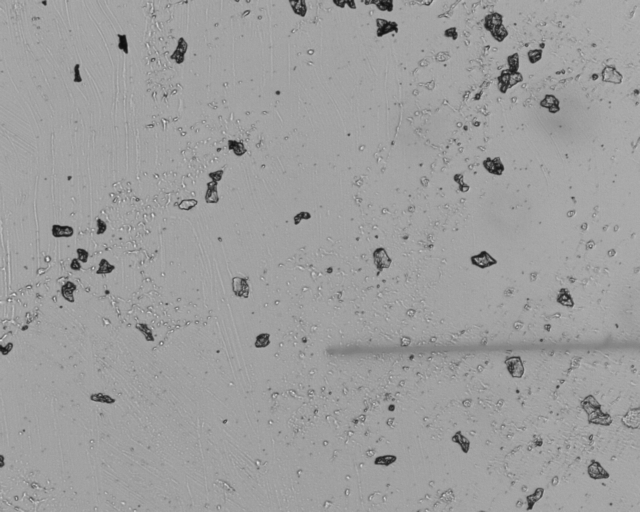
#> input picture ccd/screenshots/laser_line_X100_Y-824_20260203_222121.png, 1280 x 1024 px (shown at 1/2 size); its folder holds 4 pictures in this run
$ python testline_light_batch.py
#> lines starting #> are read from the running program, lines starting #| are printed output that depends on the picture
import os
import cv2
import numpy as np
import matplotlib.pyplot as plt
from scipy.optimize import curve_fit

# 脚本所在目录，用于构建绝对路径
_SCRIPT_DIR = os.path.dirname(os.path.abspath(__file__))

def gaussian_func(x, a, mu, sigma, base):
    """定义高斯函数：用于拟合灰度剖面"""
    # a: 幅度, mu: 中心位置, sigma: 标准差, base: 背景基准灰度
    return a * np.exp(-(x - mu)**2 / (2 * sigma**2)) + base

def imread_cn(path):
    """支持中文路径的图片读取"""
    return cv2.imdecode(np.fromfile(path, dtype=np.uint8), cv2.IMREAD_GRAYSCALE)
#> returned value is the input picture: shape (1024, 1280); min 12, max 243, mean 157.5

def measure_line_width(image_path, roi_coords):
    # 1. 加载并转为灰度图（支持中文路径）
    img = imread_cn(image_path)
    if img is None:
        print(f"图片加载失败: {image_path}")
        return None

    # 2. 截取 ROI (感兴趣区域)
    # roi_coords: (y_start, y_end, x_start, x_end)
    y1, y2, x1, x2 = roi_coords
    roi = img[y1:y2, x1:x2]
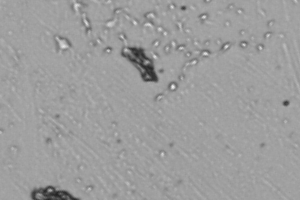
#> roi: shape (200, 300); min 35, max 237, mean 157.1

    # 3. 多行平均投影 (关键步骤：将二维图像压成一维，抵消随机噪声)
    # 假设线条是水平的，我们对列进行平均，得到垂直方向的灰度分布
    profile = np.mean(roi, axis=1)
#> profile = 200 values, max 160.8 at index 24, min 144.1 at index 199, mean 157.1
    x_data = np.arange(len(profile))
#> x_data = 200 values from 0 to 199

    # 4. 初始化拟合参数
    # 因为线条比背景暗，幅度 a 应该是负值
    base_guess = np.max(profile)
#> base_guess = 160.8
    a_guess = np.min(profile) - base_guess
#> a_guess = -16.77
    mu_guess = np.argmin(profile)
#> mu_guess = 199
    sigma_guess = 5.0 # 初始猜一个宽度

    p0 = [a_guess, mu_guess, sigma_guess, base_guess]
#> p0 = [-16.77, 199, 5, 160.8]

    # 5. 执行高斯拟合 (亚像素精度)
    try:
        popt, _ = curve_fit(gaussian_func, x_data, profile, p0=p0)
#> popt = [-11.93, 196.7, 5.85, 157.7]
        a, mu, sigma, base = popt
#> a = -11.93; mu = 196.7; sigma = 5.85; base = 157.7

        # 6. 计算 FWHM (半高全宽)
        # FWHM = 2 * sqrt(2 * ln(2)) * sigma
        fwhm = 2.355 * abs(sigma)
#> fwhm = 13.77
        return fwhm

    except Exception as e:
        print(f"  拟合失败: {e}")
        return None

# --- 批量处理配置 ---
# ROI 坐标 [y_start, y_end, x_start, x_end]
my_roi = [600, 800, 150, 450]
# 待处理的图片文件夹
folder = r'D:\ccd\screenshots'

files = sorted([f for f in os.listdir(folder) if f.lower().endswith('.png')])
print(f"找到 {len(files)} 张图片，开始批量处理...")
print(f"{'序号':<4} {'文件名':<52} {'线宽 FWHM (像素)'}")
print('-' * 75)

results = []
for i, f in enumerate(files, 1):
    path = os.path.join(folder, f)
    fwhm = measure_line_width(path, my_roi)
#> fwhm = 13.77
    if fwhm is not None:
        print(f"{i:<4} {f:<52} {fwhm:.4f} px")
#| 1    laser_line_X100_Y-824_20260203_222121.png            13.7690 px
        results.append(fwhm)
    else:
        print(f"{i:<4} {f:<52} 失败")
#> pass 2 of the loop `for i, f in enumerate(files, 1):`:
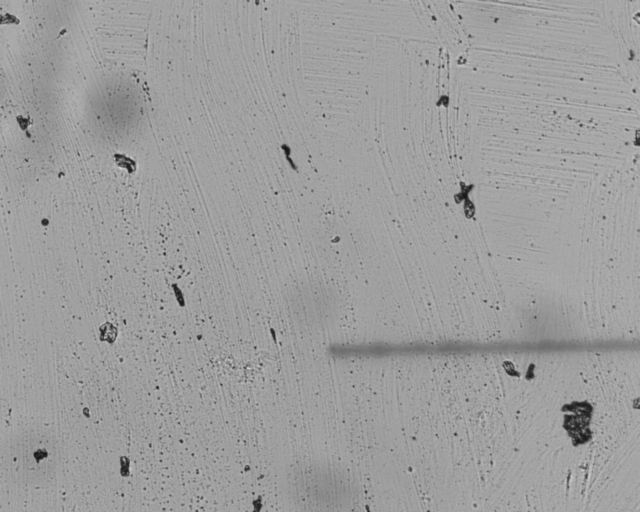
#> input picture ccd/screenshots/laser_line_X100_Y2352_20260203_213325.png, 1280 x 1024 px (shown at 1/2 size)
#> in imread_cn, returned value is the input picture: shape (1024, 1280); min 20, max 217, mean 157.3
#> in measure_line_width (call 2), `roi = img[y1:y2, x1:x2]`:
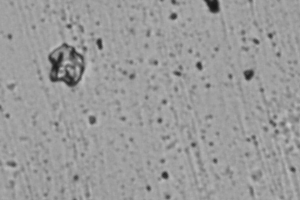
#> roi: shape (200, 300); min 23, max 204, mean 154.9
#> profile = 200 values, max 158.9 at index 113, min 145.1 at index 78, mean 154.9
#> base_guess = 158.9
#> a_guess = -13.79
#> mu_guess = 78
#> p0 = [-13.79, 78, 5, 158.9]
#> popt = [-7.35, 69.05, 10.53, 155.8]
#> a = -7.35; mu = 69.05; sigma = 10.53; base = 155.8
#> in measure_line_width (call 2), `fwhm = 2.355 * abs(sigma)`: fwhm = 24.8
#| 2    laser_line_X100_Y2352_20260203_213325.png            24.7953 px
#> pass 3 of the loop `for i, f in enumerate(files, 1):`:
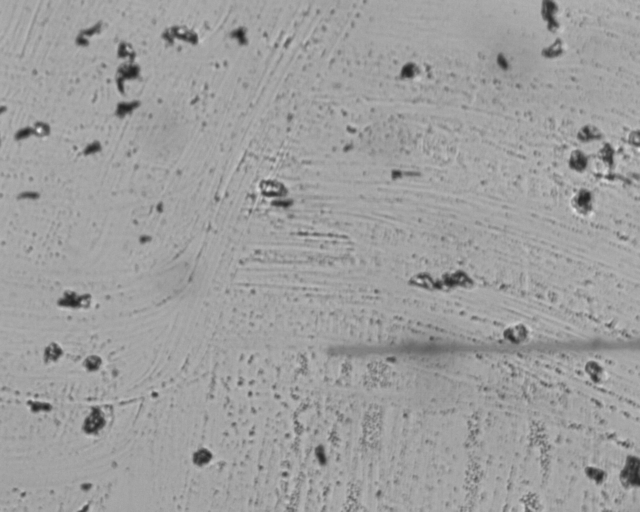
#> input picture ccd/screenshots/laser_line_X100_Y296_20260203_220706.png, 1280 x 1024 px (shown at 1/2 size)
#> in imread_cn, returned value is the input picture: shape (1024, 1280); min 27, max 243, mean 158
#> in measure_line_width (call 3), `roi = img[y1:y2, x1:x2]`:
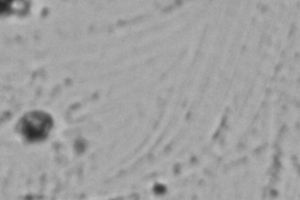
#> roi: shape (200, 300); min 39, max 192, mean 160.6
#> profile = 200 values, max 164.7 at index 19, min 152.9 at index 130, mean 160.6
#> base_guess = 164.7
#> a_guess = -11.79
#> mu_guess = 130
#> p0 = [-11.79, 130, 5, 164.7]
#> popt = [-8.54, 128, 10.17, 161.7]
#> a = -8.54; mu = 128; sigma = 10.17; base = 161.7
#> in measure_line_width (call 3), `fwhm = 2.355 * abs(sigma)`: fwhm = 23.95
#| 3    laser_line_X100_Y296_20260203_220706.png             23.9508 px
#> the loop made 4 passes; the first 3 are shown

if results:
    print('-' * 75)
    print(f"{'平均线宽:':<57} {np.mean(results):.4f} px")
    print(f"{'标准差:':<57} {np.std(results):.4f} px")
